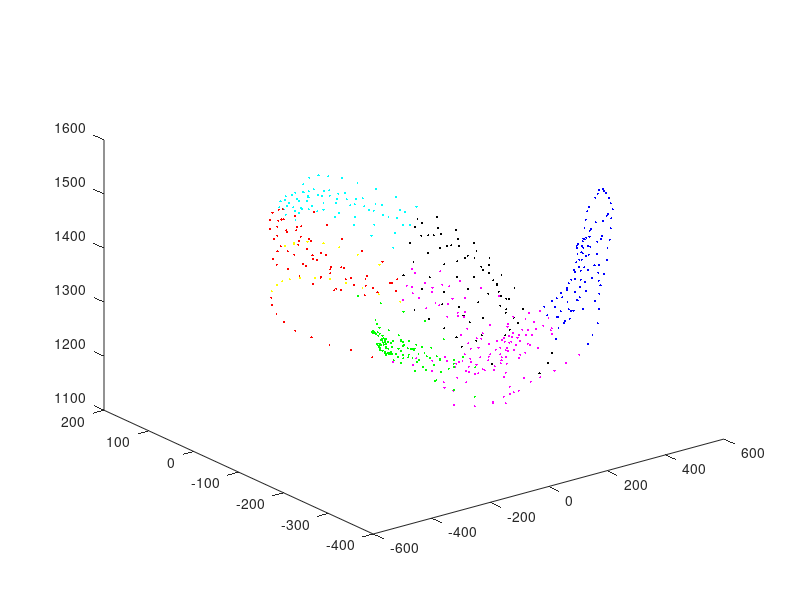
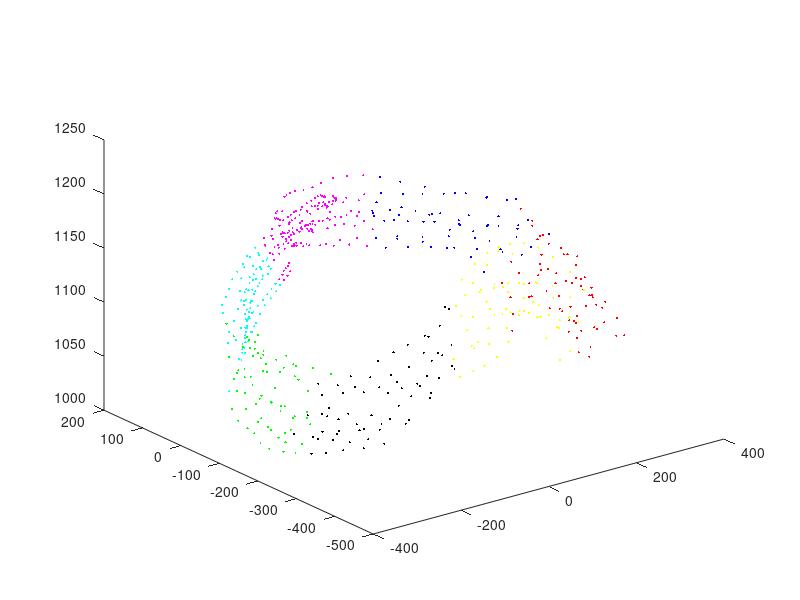
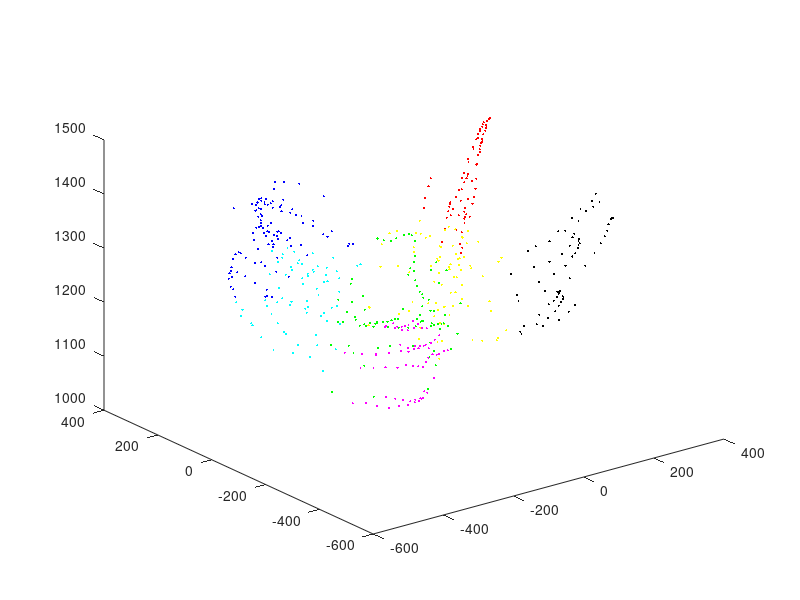

Source code (MATLAB) for these figures, in order:
k = 7;
gesture = cell(1,3);
init_cluster = cell(1,3);
plot_color = cell(1,7);
plot_color{1} = '.b';
plot_color{2} = '.k';
plot_color{3} = '.r';
plot_color{4} = '.g';
plot_color{5} = '.m';
plot_color{6} = '.y';
plot_color{7} = '.c';
load gesture_dataset;
gl = permute(gesture_l,[1,3,2]);
go = permute(gesture_o,[1,3,2]);
gx = permute(gesture_x,[1,3,2]);
gesture{1} = gl(:,:,1);
gesture{2} = go(:,:,1);
gesture{3} = gx(:,:,1);
for i = 2:10
    gesture{1} = vertcat(gesture{1},gl(:,:,i));
    gesture{2} = vertcat(gesture{2},go(:,:,i));
    gesture{3} = vertcat(gesture{3},gx(:,:,i));
end    
init_cluster{1} = init_cluster_l;
init_cluster{2} = init_cluster_o;
init_cluster{3} = init_cluster_x;
[m,~] = size(gesture{1});
% Center = zeros(k,n);
Afterdata = cell(3,2);
%% cluster for l
d = zeros(m,k);
label = zeros(m,1);
JL1 = zeros(k,1);
JL2 = zeros(k,1);
Jl = 1;
Center = init_cluster{1};
m = size(gesture{1},1);
diedai = 0;
while Jl > 1e-6
    diedai = diedai + 1;
    for i = 1:m
        for j = 1:k
            d(i,j) = sqrt(sum((gesture{1}(i,:) - Center(j,:)).^2));
        end
    end
    
    for i = 1:m
        if size(find(d == min(d(i,:))),1) > 1
            [~,temp] = find(d == min(d(i,:)));
            label(i,1) = min(temp);
        else
            [~,label(i,1)] = find(d == min(d(i,:)));
        end
    end
    
    for i = 1:k
        JL1(i,1) = sum(sum((bsxfun(@minus,gesture{1}(label == i,:),Center(i,:))).^2));
    end
    
    for i = 1:k
        Center(i,:) = mean(gesture{1}(label == i,:),1);
        JL2(i,1) = sum(sum((bsxfun(@minus,gesture{1}(label == i,:),Center(i,:))).^2));
    end
    
    Jl = abs(sum(JL1)-sum(JL2));          
end
Afterdata{1,1} = label;
Afterdata{1,2} = Center;
figure(1);
for i = 1:k
    plot3(gesture{1}(label == i,1),gesture{1}(label == i,2),gesture{1}(label == i,3),plot_color{i},'markersize',5);
    hold on;
end
%% cluster for o 
d = zeros(m,k);
label = zeros(m,1);
JL1 = zeros(k,1);
JL2 = zeros(k,1);
Jl = 1;
m = size(gesture{2},1);
Center = init_cluster{2};
diedai = 0;
while Jl > 1e-6
    diedai = diedai + 1;
    for i = 1:m
        for j = 1:k
            d(i,j) = sqrt(sum((gesture{2}(i,:) - Center(j,:)).^2));
        end
    end
    
    for i = 1:m
        if size(find(d == min(d(i,:))),1) > 1
            [~,temp] = find(d == min(d(i,:)));
            label(i,1) = min(temp);
        else
            [~,label(i,1)] = find(d == min(d(i,:)));
        end
    end
    
    for i = 1:k
        JL1(i,1) = sum(sum((bsxfun(@minus,gesture{2}(label == i,:),Center(i,:))).^2));
    end
    
    for i = 1:k
        Center(i,:) = mean(gesture{2}(label == i,:),1);
        JL2(i,1) = sum(sum((bsxfun(@minus,gesture{2}(label == i,:),Center(i,:))).^2));
    end
    
    Jl = abs(sum(JL1)-sum(JL2));          
end
Afterdata{2,1} = label;
Afterdata{2,2} = Center;
figure(2);
for i = 1:k
    plot3(gesture{2}(label == i,1),gesture{2}(label == i,2),gesture{2}(label == i,3),plot_color{i},'markersize',5);
    hold on;
end
%% cluster for x
d = zeros(m,k);
label = zeros(m,1);
JL1 = zeros(k,1);
JL2 = zeros(k,1);
Jl = 1;
m = size(gesture{3},1);
Center = init_cluster{3};
diedai = 0;
while Jl > 1e-6
    diedai = diedai + 1;
    for i = 1:m
        for j = 1:k
            d(i,j) = sqrt(sum((gesture{3}(i,:) - Center(j,:)).^2));
        end
    end
    
    for i = 1:m
        if size(find(d == min(d(i,:))),1) > 1
            [~,temp] = find(d == min(d(i,:)));
            label(i,1) = min(temp);
        else
            [~,label(i,1)] = find(d == min(d(i,:)));
        end
    end
    
    for i = 1:k
        JL1(i,1) = sum(sum((bsxfun(@minus,gesture{3}(label == i,:),Center(i,:))).^2));
    end
    
    for i = 1:k
        Center(i,:) = mean(gesture{3}(label == i,:),1);
        JL2(i,1) = sum(sum((bsxfun(@minus,gesture{3}(label == i,:),Center(i,:))).^2));
    end
    
    Jl = abs(sum(JL1)-sum(JL2));          
end
Afterdata{3,1} = label;
Afterdata{3,2} = Center;
figure(3);
for i = 1:k
    plot3(gesture{3}(label == i,1),gesture{3}(label == i,2),gesture{3}(label == i,3),plot_color{i},'markersize',5);
    hold on;
end